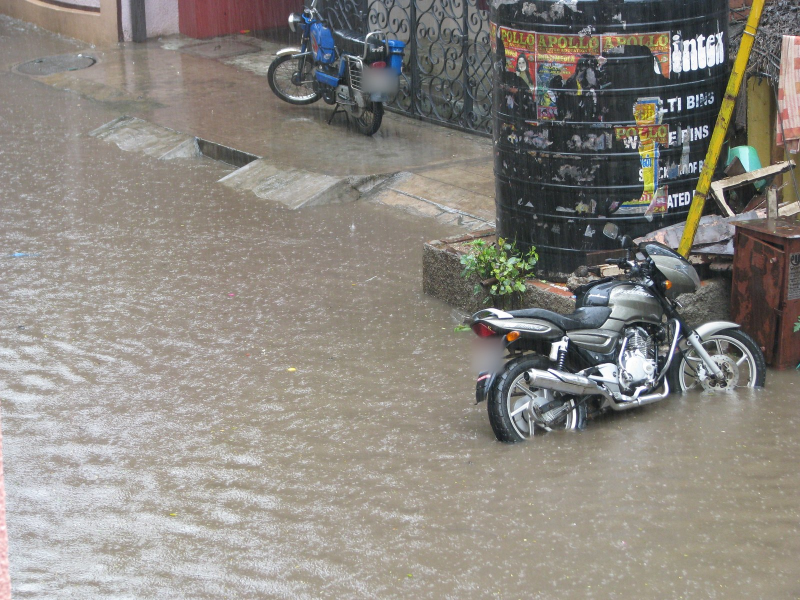
#> input picture gateway/internal/samples/photos/chennai-bike.jpg, 1600 x 1200 px (shown at 1/2 size)
$ python -i india_photos.py   (imports and definitions only)
#> lines starting #> are read from the running program, lines starting #| are printed output that depends on the picture
"""Measure the India-wide archival flood photos with the running perception service.

Usage, from perception/ with the service already running on PERCEPTION_URL
(default http://127.0.0.1:8301) and NEERMATTAM_STORE_DIR set for it, so the
face-blurred copy of each photo can be read back:

    uv run python ../eval/india_photos.py --store "$NEERMATTAM_STORE_DIR"
    uv run python ../eval/india_photos.py --store ... --only chn1 kol2

The photo list, with author, licence, source page, capture date and place, is
eval/india_photos.json. Each photo is downloaded into eval/photos/india/
(gitignored) and sent to POST /v1/measure, the same endpoint the gateway
uses for a report, so the depth, sigma, method and signed certificate are
the service's own. Outputs:

- eval/out/india/<id>.json, <id>.certificate.json and <id>_overlay.png
  (gitignored), the raw answers;
- gateway/internal/photos/records/<id>.json, the record the gateway serves: the
  photo's metadata plus perception's whole answer (without the overlay), the
  certificate included;
- gateway/internal/web/static/photos/<id>.jpg, a 480 pixel wide thumbnail of
  the copy perception stored with the faces it found blurred;
- eval/RESULTS_INDIA.md, a table of what each photo returned, with latency and
  model cost.

These are archival photos. Nothing here posts to the engine: they never enter
live fusion. There is no ground truth: nobody measured the water in them.
"""

from __future__ import annotations

import argparse
import base64
import hashlib
import json
import subprocess
import sys
import time
from datetime import date
from pathlib import Path
from typing import Any

import httpx
from PIL import Image, ImageFilter

HERE = Path(__file__).resolve().parent
ROOT = HERE.parent
META = HERE / "india_photos.json"
PHOTOS = HERE / "photos" / "india"
OUT = HERE / "out" / "india"
DATA = ROOT / "gateway" / "internal" / "photos" / "records"
THUMBS = ROOT / "gateway" / "internal" / "web" / "static" / "photos"
RESULTS = HERE / "RESULTS_INDIA.md"
UA = "neermattam-eval/0.3 (https://github.com/vignesh2027; flood depth research)"
THUMB_WIDTH = 480


# [16 lines left out: function fetch, not called in this run]


def thumbnail(src: Path, dst: Path) -> None:
    """A small JPEG of perception's face-blurred copy, with no metadata."""
#> called with dst = 'out.png'
    im = Image.open(src).convert("RGB")
#> im is the input picture: PIL image 1600x1200 RGB; mean R, G, B 139.6, 135.4, 128.7
    h = round(im.height * THUMB_WIDTH / im.width)
#> h = 360
    im = im.resize((THUMB_WIDTH, h), Image.Resampling.LANCZOS).filter(ImageFilter.SMOOTH)
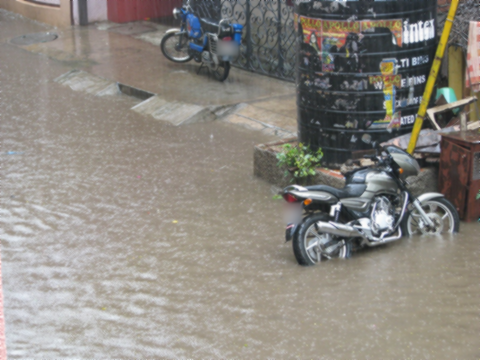
#> im: PIL image 480x360 RGB; mean R, G, B 139.6, 135.4, 128.7
#> (the run stopped early here; a loop or call above may not have finished)

$ run again, on gateway/internal/samples/photos/kolkata-car.jpg
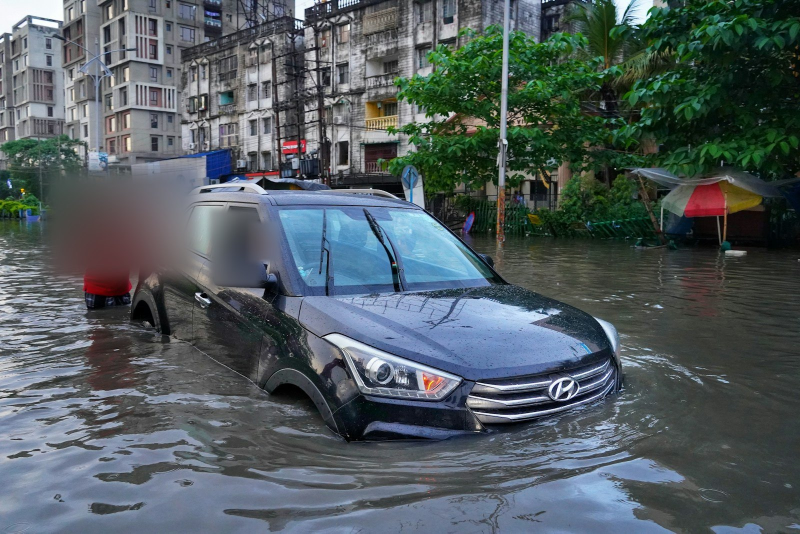
#> input picture gateway/internal/samples/photos/kolkata-car.jpg, 1600 x 1067 px (shown at 1/2 size)
#> in thumbnail, im is the input picture: PIL image 1600x1067 RGB; mean R, G, B 81.7, 92.4, 96.1
#> in thumbnail, `im = im.resize((THUMB_WIDTH, h), Image.Resampling.LANCZOS).filter(Imag..`:
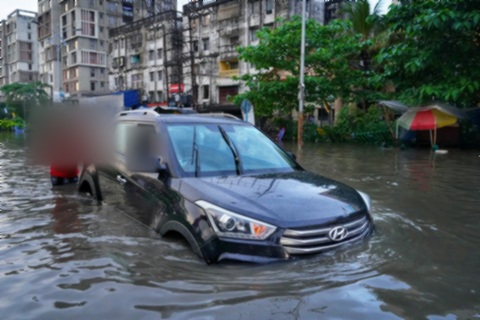
#> im: PIL image 480x320 RGB; mean R, G, B 81.7, 92.4, 96.1

$ run again, on gateway/internal/samples/photos/nandanam.jpg
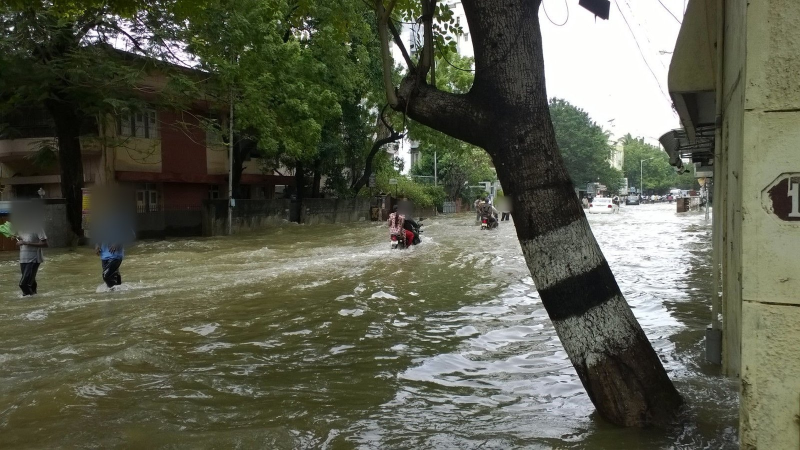
#> input picture gateway/internal/samples/photos/nandanam.jpg, 1600 x 900 px (shown at 1/2 size)
#> in thumbnail, im is the input picture: PIL image 1600x900 RGB; mean R, G, B 91.3, 93.6, 77.3
#> in thumbnail, `im = im.resize((THUMB_WIDTH, h), Image.Resampling.LANCZOS).filter(Imag..`:
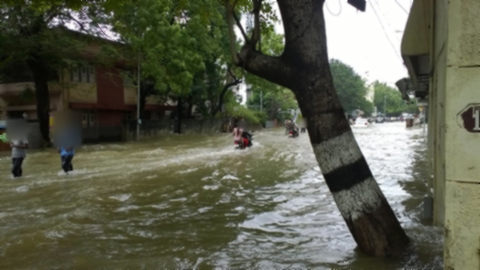
#> im: PIL image 480x270 RGB; mean R, G, B 91.2, 93.5, 77.3
